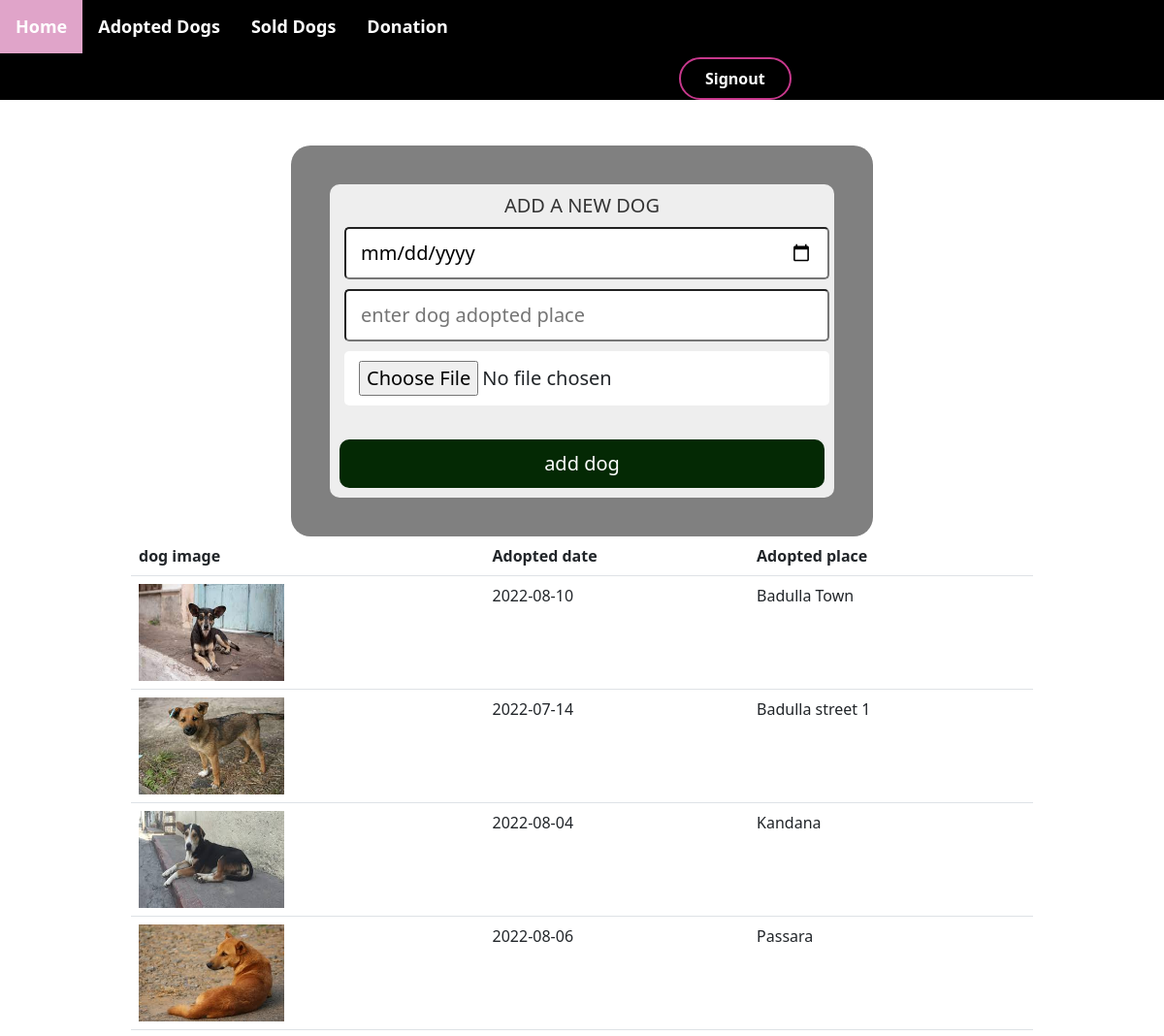
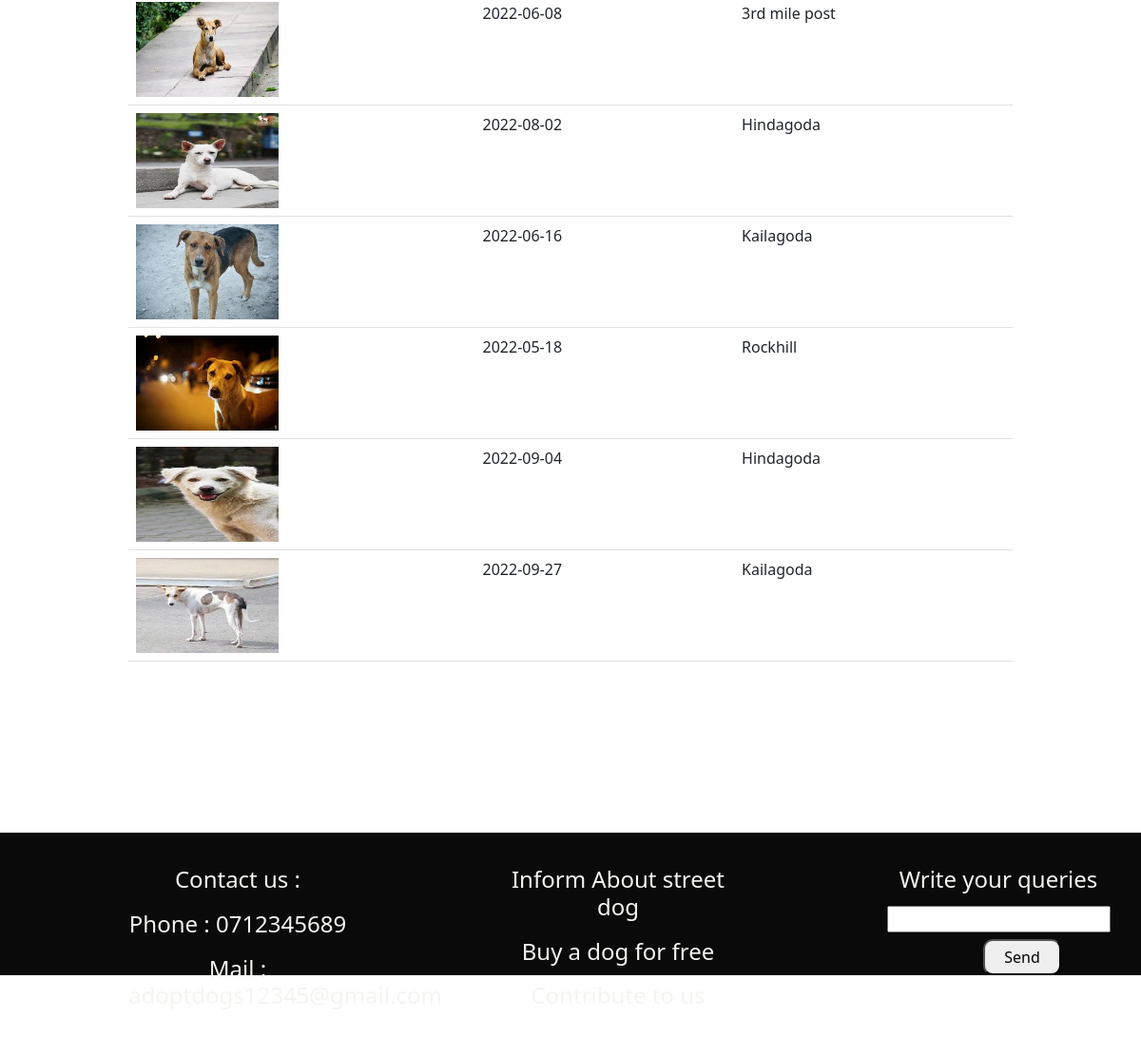
The page /dog_table.php on the database its author committed (2 pictures, top to bottom).
### tables this page shows
CREATE TABLE `adopted_dogs` (
  `Dog_ID` int(100) NOT NULL,
  `Dog_Image` longtext NOT NULL,
  `Adopted_Date` date NOT NULL,
  `Adopted_Place` text NOT NULL
);

### dog_table.php (the view, shortened to what this page needs)
<?php
@include 'configure.php';
?>
<!DOCTYPE html>
<html lang="en">
<head>
   <link rel="stylesheet" href="https://cdnjs.cloudflare.com/ajax/libs/font-awesome/5.15.4/css/all.min.css">
   <link rel="stylesheet" href="admin.css">
   <link href="https://cdn.jsdelivr.net/npm/bootstrap@5.2.1/dist/css/bootstrap.min.css" rel="stylesheet">
</head>
<body>
   <?php
      include("AdminNav.php");
   ?>
   <center>
<div class="container">
   <div class="admin-dog-form-container">
      <form action="<?php $_SERVER['PHP_SELF'] ?>" method="post" enctype="multipart/form-data">
         <h3>add a new dog</h3>
         <input type="date" placeholder="enter dog adoped date" name="adopted_date" class="box">
         <input type="text" placeholder="enter dog adopted place" name="adopted_place" class="box">
         <input type="file" accept="image/png, image/jpeg, image/jpg" name="dog_image" class="box">
         <input type="submit" class="btn" name="add_dog" value="add dog">
      </form>
   </div>
   <?php
      $select = mysqli_query($conn, "SELECT * FROM adopted_dogs");
   ?>
   <div class="col-md-10">
      <table class="table">
         <thead>
         <tr>
            <th scope="col">dog image</th>
            <th scope="col">Adopted date</th>
            <th scope="col">Adopted place</th>
         </tr>
         </thead>
         <?php while($row = mysqli_fetch_assoc($select)){ ?>
         <tr scope="row">
            <td><img src="uploaded_img/<?php echo $row['Dog_Image']; ?>" height="100" width="150" alt=""></td>
            <td><?php echo $row['Adopted_Date']; ?></td>
            <td><?php echo $row['Adopted_Place']; ?></td>
         </tr>
      <?php } ?>
      </table>
   </div>
</div>
<center>
   <div>
    <?php
    include("footer.php");
  ?>
  </div>
</body>
</html>

### AdminNav.php (shortened to what this page needs)
<!DOCTYPE html>
<html lang="en">
  <head>
    <link rel="stylesheet" href="dog.css">
  </head>
<body>
  <div class="Nav">
    <ul>
      <li class="nav-list"><a href="AdminHome.php">Home</a></li>
      <li class="nav-list"><a href="dog_table.php">Adopted Dogs</a></li>
      <li class="nav-list"><a href="AdminSold.php">Sold Dogs</a></li>
      <li class="nav-list"><a href="AdminDonation.php">Donation</a></li>
      <li class="nav-list-login"><a href="Logout.php">Signout</a></li>
    </ul>
  </div>
  </body>
</html>

### Footer.php (shortened to what this page needs)
<!DOCTYPE html>
<html lang="en">
  <head>
    <link rel="stylesheet" href="dog.css">
    <link rel="stylesheet" href="https://cdnjs.cloudflare.com/ajax/libs/font-awesome/4.7.0/css/font-awesome.min.css">
  </head>
<body>
  <div class="Footer">
    <div class="col-01">
      <h4>Contact us : </h4>
      <h4>Phone : 0712345689</h4>
      <h4>Mail  : adoptdogs12345@gmail.com</h4>
    </div>
    <div class="col-02">
      <h4><a>Inform About street dog</a></h4>
      <h4><a>Buy a dog for free</a></h4>
      <h4><a>Contribute to us</a></h4>
    </div>
    <div class="col-03">
      <form>
        <h4>Write your queries</h4>
        <input type="text"/><br/>
        <button class="sendQuery">Send</button>
      </form>
    </div>
  </div>
  </body>
  </html>

### admin.css (style rules this page uses)
:root { --green:#27ae60; --black:#333; --white:#fff; --bg-color:#eee; --box-shadow:0 .5rem 1rem rgba(0,0,0,.1); --border:.1rem solid var(--black); }
.btn { display: block; width: 100%; cursor: pointer; border-radius: 5px; margin-top: 16px; font-size: 20px; padding:5px 10px; background: var(--green); color:var(--white); text-align: center; }
.container-dog, .container { margin-top: 250px; margin-left: 380px; margin-bottom: 180px; }
.admin-dog-form-container form { margin:0 auto; padding:10px; border-radius: 10px; background: var(--bg-color); }
.admin-dog-form-container form h3 { text-transform: uppercase; color:var(--black); margin-bottom: 5px; text-align: center; font-size: 20px; }
.admin-dog-form-container form .box { width: 100%; border-radius: 5px; padding:10px 15px; font-size: 20px; margin:5px; background: var(--white); text-transform: none; }

### dog.css (style rules this page uses)
* { box-sizing: border-box; text-decoration: none; margin: 0; padding: 0; }
ul { list-style-type: none; margin: 0; padding: 0; overflow: hidden; }
.Nav { position: fixed; top: 0; background-color: rgb(0, 0, 0); width: 100%; }
.nav-list, .dropdown { float: left; }
.nav-list a, .dropbtn { display: inline-block; color: rgb(255, 255, 255); font-weight: bold; font-size: 18px; text-align: center; padding: 14px 16px; text-decoration: none; }
.nav-list-login a { margin-left: 700px; display: inline-block; color: rgb(252, 252, 252); text-align: center; font-weight: bold; margin-top: 4px; padding: 8px 25px; text-decoration: none; border: 2px solid rgb(199, 56, 140); border-radius: 30px; background-color: rgb(0, 0, 0); }
.Footer { background-color: #0a0a0a; width: 100%; height: 150px; }
.col-01, .col-02, .col-03 { float: left; width: 25%; margin-left: 100px; color: rgb(245, 244, 241); padding: 30px; }
.sendQuery { margin: 3% auto; margin-left: 50px; padding: 5px; padding-left: 20px; padding-right: 20px; cursor: pointer; border-radius: 10px; }
.col-01 h4, .col-02 h4, .col-03 h4 { padding: 5px; }
.admin-dog-form-container { width: 600px; padding: 40px; margin-top: -100px; border-radius: 20px; background-color: grey; }
.btn { display: block; width: 100%; cursor: pointer; border-radius: 10px; margin-top: 30px; font-size: 20px; padding:10px 5px; background: rgb(4, 41, 4); border: none; color:white; text-align: center; }

### rows shown on the page
adopted_dogs: Dog_Image (picture), Adopted_Date "2022-08-10", Adopted_Place "Badulla Town"
adopted_dogs: Dog_Image (picture), Adopted_Date "2022-07-14", Adopted_Place "Badulla street 1"
adopted_dogs: Dog_Image (picture), Adopted_Date "2022-08-04", Adopted_Place "Kandana"
adopted_dogs: Dog_Image (picture), Adopted_Date "2022-08-06", Adopted_Place "Passara"
adopted_dogs: Dog_Image (picture), Adopted_Date "2022-06-08", Adopted_Place "3rd mile post"
adopted_dogs: Dog_Image (picture), Adopted_Date "2022-08-02", Adopted_Place "Hindagoda"
adopted_dogs: Dog_Image (picture), Adopted_Date "2022-06-16", Adopted_Place "Kailagoda"
adopted_dogs: Dog_Image (picture), Adopted_Date "2022-05-18", Adopted_Place "Rockhill"
adopted_dogs: Dog_Image (picture), Adopted_Date "2022-09-04", Adopted_Place "Hindagoda"
adopted_dogs: Dog_Image (picture), Adopted_Date "2022-09-27", Adopted_Place "Kailagoda"
